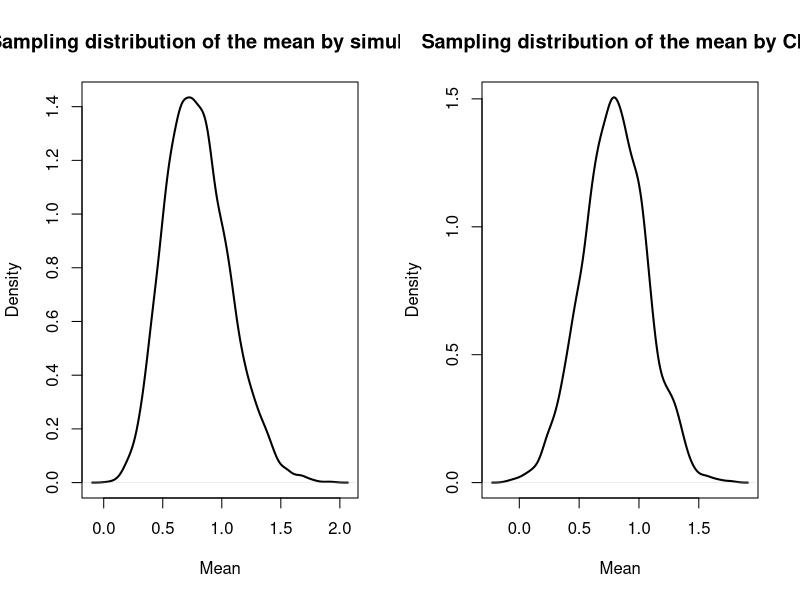
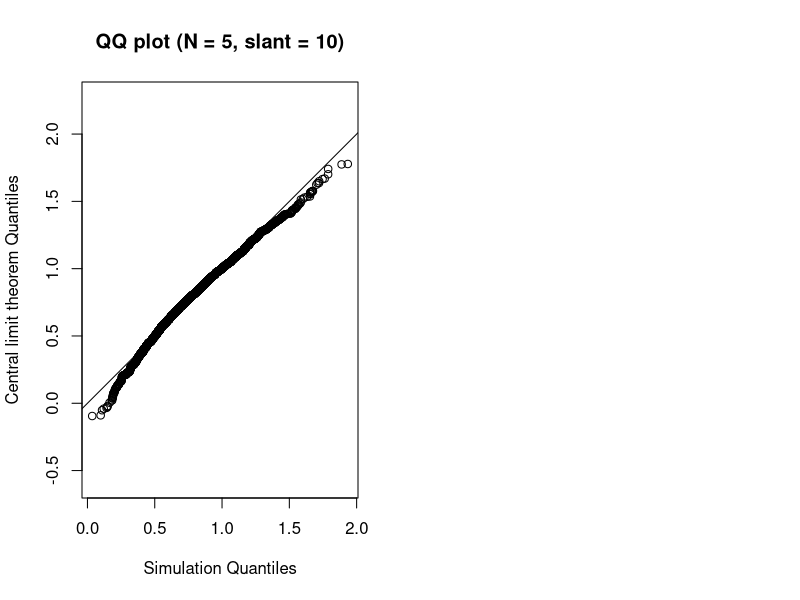
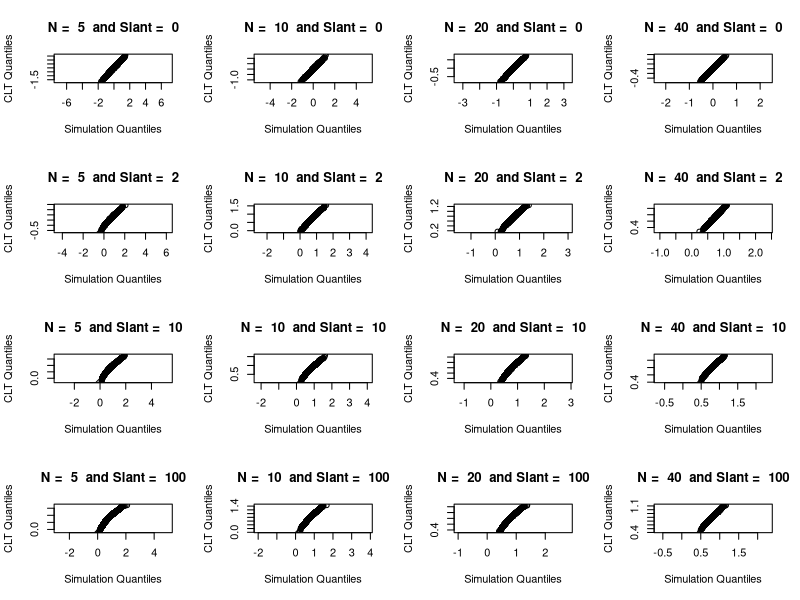

Here is the R script that generated these plots, in order:
## ---- chunk 1
require(magrittr)
require(sn)
## ---- chunk 2
# parameters that do not change
R <- 5000
location <- 0
scale <- 1

# parameters that change
slant = c(0, 2, 10, 100)
N = c(5, 10, 20, 40)

## ---- chunk 3
N_eg <- 5
slant_eg <- 10
delta <- slant_eg/(sqrt(1 + slant_eg^2))

# Quantiles to calculate/generate
pop_mean <- location + scale*delta*(sqrt(2/pi))
pop_sd <- sqrt(scale^2*(1-((2*delta^2)/pi)))

## ---- chunk 4
random.skew <- array(rsn(R * N_eg, xi = location, omega = scale, alpha = slant_eg), dim = c(R, N_eg))
sample_dist_sim <- apply(random.skew, 1, mean)
## ---- chunk 5
Z <- rnorm(R)
sample_dist_clt <- Z*(pop_sd/sqrt(N_eg)) + pop_mean
## ---- chunk 6
par(mfrow = c(1, 2))
plot(density(sample_dist_sim), xlab = "Mean", main = "Sampling distribution of the mean by simulation", lwd = 2)
plot(density(sample_dist_clt), xlab = "Mean", main = "Sampling distribution of the mean by CLT", lwd = 2)

## ---- chunk 7
qqplot(sample_dist_sim, sample_dist_clt, asp = 1, xlab  = "Simulation Quantiles", ylab = "Central limit theorem Quantiles", main = "QQ plot (N = 5, slant = 10)")
abline(0, 1)
## ---- chunk 8
par(mfrow = c(4, 4))

for (i in seq(1, 4)){
  for (j in seq(1, 4)){
    delta <- slant[i]/(sqrt(1 + slant[i]^2))
    pop_mean <- location + scale*delta*(sqrt(2/pi))
    pop_sd <- sqrt(scale^2*(1-((2*delta^2)/pi)))
    
    Z <- rnorm(R)
    sample_dist_clt <- Z*(pop_sd/sqrt(N[j])) + pop_mean
    random.skew <- array(rsn(R * N[j], xi = location, omega = scale, alpha = slant[i]), dim = c(R, N[j]))
    sample_dist_sim <- apply(random.skew, 1, mean)

    qqplot(sample_dist_sim, sample_dist_clt, asp = 1, xlab  = "Simulation Quantiles",
           ylab = "CLT Quantiles", main=paste("N = ", N[j], " and Slant = ", slant[i]))
    abline(0, 1)

  }
}
